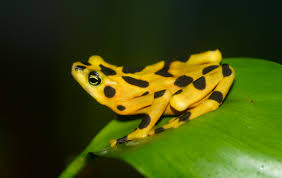
//> input picture frog.jpeg, 282 x 178 px
$ ./imgProcess ../frog.jpeg   (built with g++ and OpenCV 4)
//> lines starting //> are read from the running program, lines starting //| are printed output that depends on the picture; after the words box and inside, x2 and y2 are one past the last pixel; in counts of white or black regions, pixels touching at a corner belong together
### src/imgProcess.h
#ifndef IMGPROCESS_H
#define IMGPROCESS_H
#define imgProcess_VERSION_MAJOR @imgProcess_VERSION_MAJOR@
#define imgProcess_VERSION_MINOR @imgProcess_VERSION_MINOR@

#include <cstdio>
#include <iostream>
#include <opencv2/opencv.hpp>

using namespace cv;

void performThresholding(Mat grayscaleImg, Mat targetImg, int thresholdVal) {
    for (int a=1; a<grayscaleImg.cols-1; a++) {
        for (int b=1; b<grayscaleImg.rows-1; b++) {
            int sum = 0;
            int avg = 0;
            // this loop is for finding our 3x3 neighborhood
            for (int c=-1; c<=1; c++) {
                for (int d=-1; d<=1; d++) {
                    sum = sum + (int)grayscaleImg.at<uchar>(b+d,a+c);
                    avg = sum / 9;
                }
            }
            if (avg > thresholdVal) {
                targetImg.at<uchar>(b,a) = 255;
            }
            else {
                targetImg.at<uchar>(b,a) = 0;
            }
            int pixelValue = (int)targetImg.at<uchar>(b,a);
            //cout << pixelValue << endl;
        }
    }
}

void performErosion(Mat binaryImg, Mat targetImg, int stages) {
    int currMin, newC, newR;

    for (int x=0; x<stages; x++) {
        for (int a=1; a<binaryImg.cols-1; a++) {
            for (int b=1; b<binaryImg.rows-1; b++) {
                currMin = (int)binaryImg.at<uchar>(b,a);
                // loop to find 3x3 neighborhood of pixel
                for (int c=a-1; c<=a+1; c++) {
                    for (int d=b-1; d<=b+1; d++) {
                        newC = c;
                        newR = d;

                        if (currMin > (int)binaryImg.at<uchar>(newR,newC)) {
                            currMin= (int)binaryImg.at<uchar>(newR,newC);
                        }
                    }
                }
                targetImg.at<uchar>(b,a) = currMin;
            }
        }
    }
}

void performDilation(Mat erosionImg, Mat targetImg, int stages) {
    int currMax, newC, newR;

    for (int x=0; x<stages; x++) {
        for (int a=1; a<erosionImg.cols-1; a++) {
            for (int b=1; b<erosionImg.rows-1; b++) {
                currMax = (int)erosionImg.at<uchar>(b,a);
                // loop to find 3x3 neighborhood of pixel
                for (int c=a-1; c<=a+1; c++) {
                    for (int d=b-1; d<=b+1; d++) {
                        newC = c;
                        newR = d;

                        if (currMax < (int)erosionImg.at<uchar>(newR,newC)) {
                            currMax = (int)erosionImg.at<uchar>(newR,newC);
                        }
                    }
                }
                targetImg.at<uchar>(b,a) = currMax;
            }
        }
    }
}


#endif

### src/imgProcess.cpp

#include <cstdio>
#include <cstdlib>
#include <iostream>
#include <array>
#include <string>
#include <opencv2/opencv.hpp>
#include <leptonica/allheaders.h>
#include <tesseract/baseapi.h>
#include "imgProcess.h"

using namespace cv;
using namespace std;
//using namespace tesseract;

int main(int argc, char** argv) {

    if (argc != 2) {
        printf("Usage: ./imgProcess <Image_Path>\n");
        return -1;
    }

    Mat image, originalImg, grayImg;
    // read image sent via the command line in RGB format
    originalImg = imread(argv[1], 1);
//> originalImg is the input picture: 178 rows x 282 cols, CV_8UC3; mean B, G, R 12.9, 74.5, 63.5
    imshow("Original Image", originalImg);

    if (!originalImg.data) {
        printf("No image data\n");
        return -1;
    }

    // convert the rgb image to grayscale
    cvtColor(originalImg, grayImg, CV_RGB2GRAY);
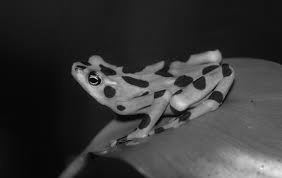
//> grayImg: 178 rows x 282 cols, CV_8UC1; min 1, max 246, mean 54.8
    //imshow("Grayscale Image", grayImg);

    Mat binaryImg = grayImg.clone();
    // cout << "ROWS:" << grayImg.rows << endl << "COLS:" << grayImg.cols << endl;

    // we chose not to use openCV functions in order to better understand the implementation
    // some functions defined in imgProcess.h
    int threshVal = 200;
    performThresholding(grayImg, binaryImg, threshVal);
//> after the loop in performThresholding, `for (int a=1; a<grayscaleImg.cols-1; a++)`:
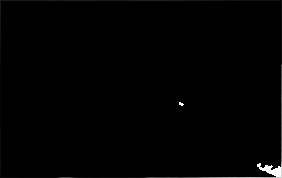
//> targetImg: 178 rows x 282 cols, CV_8UC1; min 0, max 255, mean 1.7

    //imshow("Binary image", binaryImg);
    // use this to invert the background and foreground pixels
    bitwise_not(binaryImg, binaryImg);
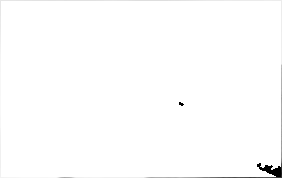
//> binaryImg: 178 rows x 282 cols, CV_8UC1; min 0, max 255, mean 253.3
    //imshow("Inverted Colors", binaryImg);

    // PERFORM FIRST STAGE OF EROSION
    Mat erosionImg = binaryImg.clone();
    // pass in the binarized image, target image and number of iterations of erosion
    performErosion(binaryImg, erosionImg, 1);
//> the loop in performErosion, `for (int x=0; x<stages; x++)` made 1 pass
//> (currMin, newC, newR) on pass 1: (0, 281, 177)
//> after the loop in performErosion, `for (int x=0; x<stages; x++)`:
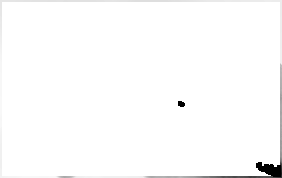
//> targetImg: 178 rows x 282 cols, CV_8UC1; 1.98% of pixels changed, all inside (x1, y1, x2, y2) = (1, 1, 281, 177)
//> after the loop in performErosion, `for (int x=0; x<stages; x++)`: currMin = 0; newC = 281; newR = 177
    imshow("Image after erosion applied", erosionImg);

    Mat dilationImg = erosionImg.clone();
    // pass in the image after erosion, target image and number of iterations
    performDilation(erosionImg, dilationImg, 1);
//> the loop in performDilation, `for (int x=0; x<stages; x++)` made 1 pass
//> (currMax, newC, newR) on pass 1: (57, 281, 177)
//> after the loop in performDilation, `for (int x=0; x<stages; x++)`:
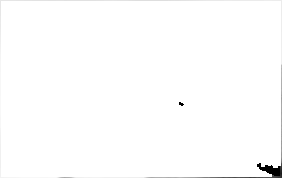
//> targetImg: 178 rows x 282 cols, CV_8UC1; 1.99% of pixels changed, all inside (x1, y1, x2, y2) = (1, 1, 281, 177)
//> after the loop in performDilation, `for (int x=0; x<stages; x++)`: currMax = 57; newC = 281; newR = 177
    //imshow("Image after 1 pass Erosion/Dilation", dilationImg);

    // find all points where white pixels exist
    vector<Point> points;
    Mat_<uchar>::iterator iter = dilationImg.begin<uchar>();
    Mat_<uchar>::iterator end = dilationImg.end<uchar>();
    // we loop through the image and when we encounter a white pixel we push position to our vector
    for (; iter != end; ++iter) {
        if (*iter) {
            points.push_back(iter.pos());
        }
    }
//> after the loop, points = 50028 items

    // compute the bounding box (rectangle) of text content using our points vector
    RotatedRect boundingBox = minAreaRect(Mat(points));
//> boundingBox = centre (140.5, 88.5), size (177, 281), angle -90

    // the problem with our output angle is that we have no reference for its direction
    // here we correct the angle
    double degree = boundingBox.angle;
//> degree = -90
    if (degree < -45) {
        degree += 90;
//> degree = 0
    }

    // THERE ARE SOME OUTLIERS HERE (WHEN CORRECTLY ALIGNED OR UPSIDE DOWN WE GET -90)
    cout << "Angle of our bounding box: " << degree << endl;
//| Angle of our bounding box: 0
    // pass into this function some variables defined by the RotatedRect object (center, angle) and a scale factor of 1
    Mat rotationMatrix = getRotationMatrix2D(boundingBox.center, degree, 1);
//> rotationMatrix = [[1, 0, 0], [0, 1, 0]]

    Mat rotatedImg;
    // INTER_CUBIC is our selected interpolation method
    warpAffine(dilationImg, rotatedImg, rotationMatrix, erosionImg.size(), INTER_CUBIC);
    imshow("Image after Rotation", rotatedImg);

    unsigned char selection;
    cout << "Press 1 if the image is inverted (upside-down), Otherwise press 2" << endl;
    waitKey(10);
    cin >> selection;
//> the answer given: 1

    if (selection == '1') {
        degree = degree + 180;
//> degree = 180
        rotationMatrix = getRotationMatrix2D(boundingBox.center, degree, 1);
//> rotationMatrix = [[-1, 1.22e-16, 281], [-1.22e-16, -1, 177]]
        warpAffine(dilationImg, rotatedImg, rotationMatrix, erosionImg.size(), INTER_CUBIC);
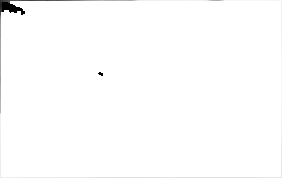
//> rotatedImg: 178 rows x 282 cols, CV_8UC1; 2.58% of pixels changed, all inside (x1, y1, x2, y2) = (0, 0, 282, 178)
        imshow("Corrected image angle", rotatedImg);
    }
    else {
        cout << "No changes made to image alignment" << endl;
    }

    // initialize pointer to instance of TessBaseAPI class
    string textOutput;
    string languageChoice = "eng";

//> (the run ends here: the program needs code that is not available in this run, at `TessBaseAPI *ocr = new TessBaseAPI();`)
